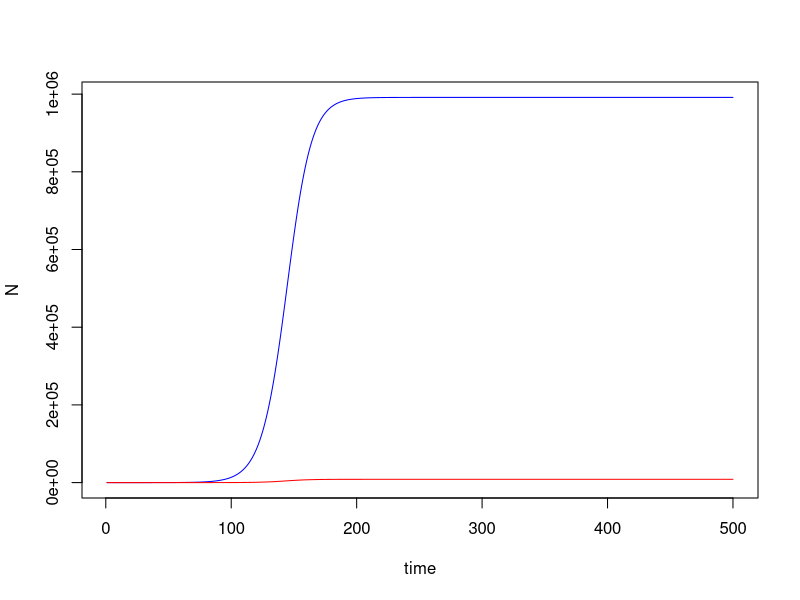
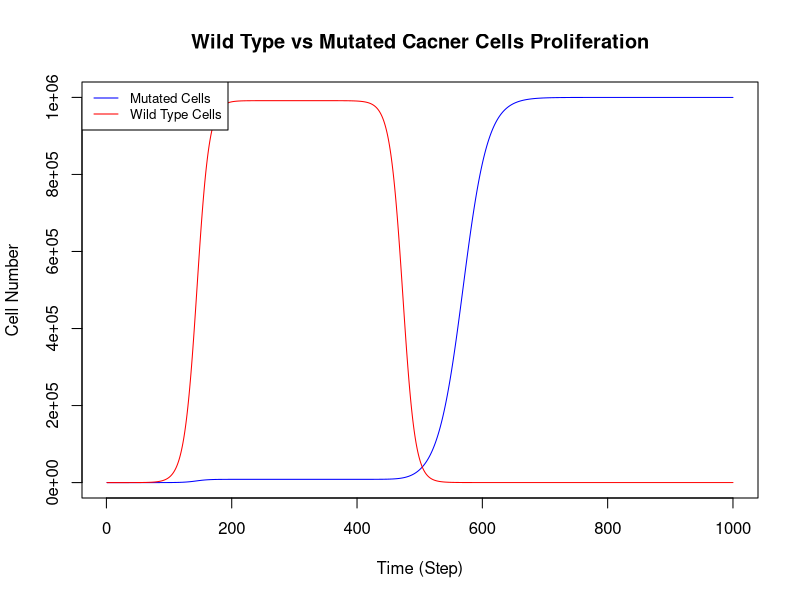

Write the R code that produced these figures, in order.
# Excercise 10

# parameters
rn = 0.1
rm = 0.1
K = 1000000
Nt = 1
Mt = 1
timesteps = 500

# create vector to store N and M and set initial N,M
N = numeric(length=timesteps)
N[1] = 1
M = numeric(length=timesteps)
M[1] = 0

# simulate growth without treatment
for (t in c(1:timesteps-1)){
  if (Nt < 100){
    Nt = Nt + rn*Nt*(1-(Nt+Mt)/K)
    N[t+1] = Nt
    M[t+1] = 0
  }else{
    Nt = Nt + rn*Nt*(1-(Nt+Mt)/K)
    Mt = Mt + rm*Mt*(1-(Nt+Mt)/K)
    N[t+1] = Nt
    M[t+1] = Mt
  }
}


# plot result without treatments
time = c(1:timesteps)
plot(N ~ time, col = 'blue', type = 'l')
lines(M ~ time, col = 'red')


# add treatment sometime
# parameters
rn = 0.1
rm = 0.1
rnD = -0.1 # growth rate under drug treatment
rmD = 0.05 # growth rate under drug treatment
K = 1000000
Nt = 1
Mt = 1
timesteps = 1000
treattime = 300 # we set teatment time at 300 because we found they reach equilibrium after about 250 timestep

# create vector to store N and M and set initial N,M
N = numeric(length=timesteps)
N[1] = 1
M = numeric(length=timesteps)
M[1] = 0

# simulate under treatment at treatment time
for (t in c(1:timesteps-1)){
  if (Nt < 100 & t < treattime){
    Nt = Nt + rn*Nt*(1-(Nt+0)/K)
    N[t+1] = Nt
    M[t+1] = 0
  }else{
    if (t < treattime){
      Nt = Nt + rn*Nt*(1-(Nt+Mt)/K)
      Mt = Mt + rm*Mt*(1-(Nt+Mt)/K)
    }else{
      Nt = Nt + rnD*Nt*(1-(Nt+Mt)/K)
      Mt = Mt + rmD*Mt*(1-(Nt+Mt)/K)
    }
    N[t+1] = Nt
    M[t+1] = Mt
  }
}


# plot result
time = c(1:timesteps)
plot(M ~ time, col = 'blue', type = "l", lty = 1, ylim = c(0,K),
     xlab = 'Time (Step)', ylab = 'Cell Number', main = 'Wild Type vs Mutated Cacner Cells Proliferation')
points(N ~ time, col = 'red',type = "l", lty = 1)
legend("topleft", legend = c('Mutated Cells', 'Wild Type Cells'),
       col = c('blue', 'red'), lty = 1, cex = 0.8)



